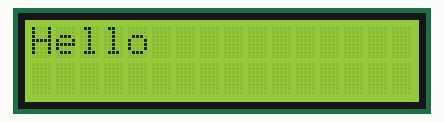
Simulated run of this sketch. Board: ESP32. Shown: 16×2 character LCD. What the sketch prints to the serial monitor is not drawn.

Above: at 0.1 s.
At 1.2 s:
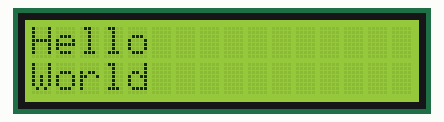
At 2.2 s:
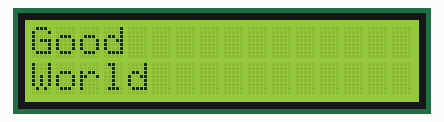
At 3.2 s:
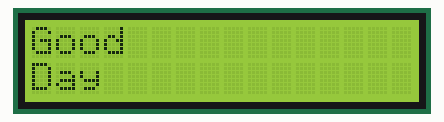
At 4.2 s:
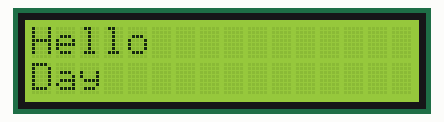

Measured:
- by itself, everything shown: repeats every 4.1 s, in 4 steps
- what the display in image 1 shows lasts 1.0 s, from 1.1 s to 2.1 s

The sketch:

LCDdisplay.ino
```cpp
#include <Wire.h>                    //Included so we can properly route the SDA and SCL for I2C communication
#include <Adafruit_LiquidCrystal.h>
#include <string.h>                  //Standard C++ library
#define SDA 4
#define SCL 5

Adafruit_LiquidCrystal lcd(0);       //Sets default address #0 (A0-A2 not jumpered)

void setup() {
  Serial.begin(115200);
  setupLCD(SDA, SCL);                //Takes the pin values for the SDA and SCL lines
}

void loop() {
  displayLCD(0, 0, "Hello");
  delay(1000);
  displayLCD(0, 1, "World");
  delay(1000);
  displayLCD(0, 0, "Good");
  delay(1000);
  displayLCD(0, 1, "Day");
  delay(1000);
}

void setupLCD(int sda, int scl){
  Wire.begin(sda, scl);                                           //Assigns which wires are SDA and SCL for I2C communicaiton
  if (!lcd.begin(16, 2)) {                                        //Begins the lcd and sets the cols and rows
    Serial.println("Could not init backpack. Check wiring.");
    while(1);
  }
  Serial.println("Backpack init'd.");

  lcd.setCursor(0, 0);          //lcd.setCursor(Col, Row) sets the position where text will be printed to display.
  lcd.setBacklight(HIGH);       //Sets backlight on so characters can be visible
  lcd.clear();                  //Clears screen of any previous text
};

int displayLCD(int col, int row, char string[]){          //0 for no error rasied, 1 for error rasied
  lcd.setCursor(0, row);
  char clearLine[17];                                     //Creates clearLine to clear a specific line at a time
  memset(clearLine, ' ', 16);
  clearLine[16] = '\0';
  lcd.print(clearLine);
  lcd.setCursor(col, row);
  lcd.print(string);
  if(sizeof(string) - col > 15){                          //Checks if string overflows the display, returns 1 if so, 0 if not
    Serial.println("String too big for screen");
    return 1;
  }
  return 0;
}
```
